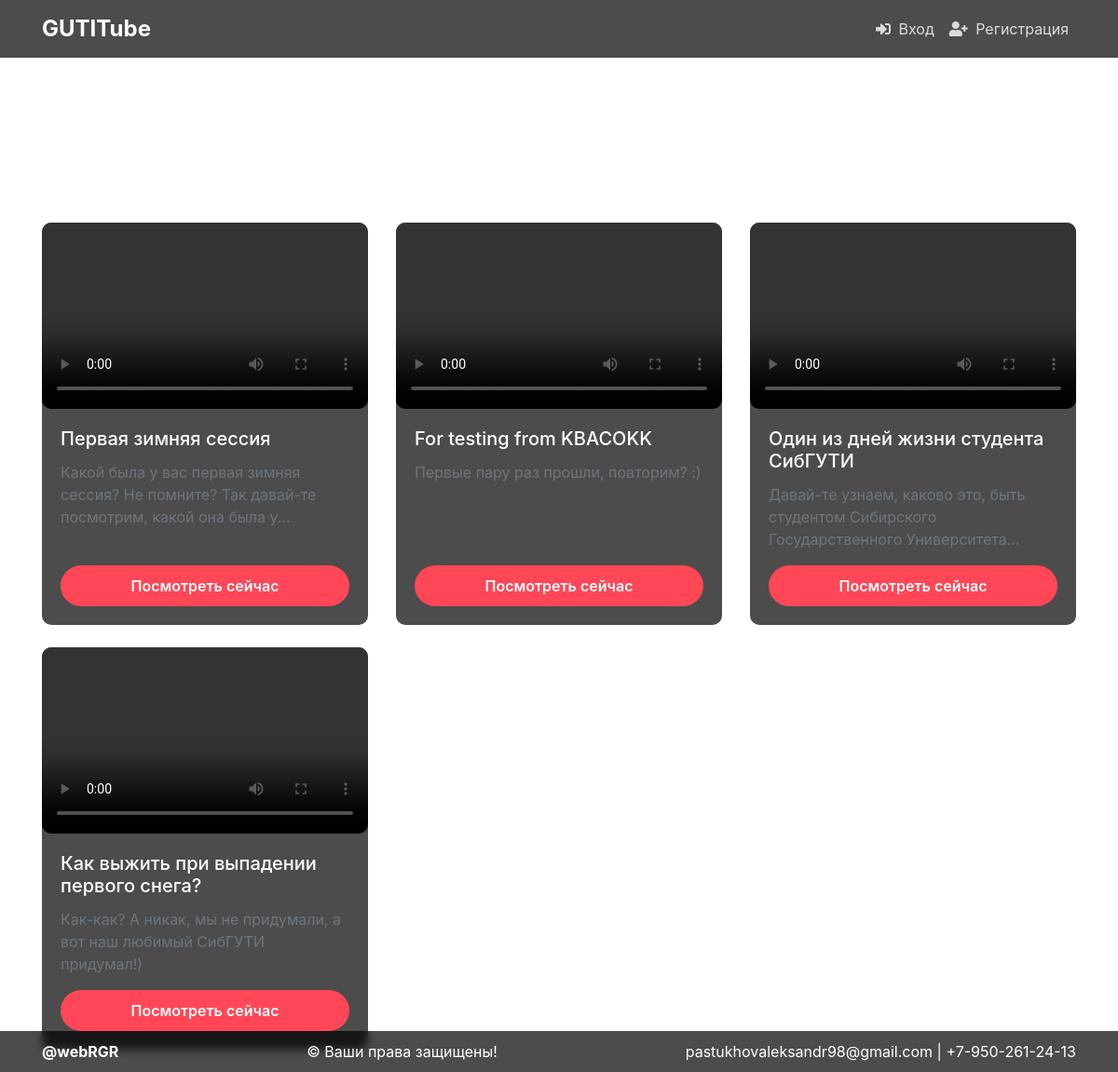
The page / on the database its author committed.
### main.py (models this page shows)
class Video(db.Model):
    id = db.Column(db.Integer, primary_key=True)
    title = db.Column(db.String(100), nullable=False)
    description = db.Column(db.Text)
    filename = db.Column(db.String(100), nullable=False)
    user_id = db.Column(db.Integer, db.ForeignKey('user.id'), nullable=False)
    comments = db.relationship('Comment', backref='video', lazy=True, cascade='all, delete-orphan')
    likes = db.relationship('Like', backref='video', lazy=True, cascade='all, delete-orphan')

### main.py (the view)
@app.route('/')
def index():
    videos = Video.query.all()
    return render_template('index.html', videos=videos)

### main.py (called while the page is built, shortened)
@app.context_processor
def inject_user():
    token = request.cookies.get('token')
    return {'current_user': None}

### templates/index.html (shortened to what this page needs)
{% extends "base.html" %}
{% block content %}
    <div class="text-center mb-5">
        <h1 class="display-4 font-weight-bold">Недавние видео</h1>
        <p class="lead">Ваши люди. Ваш контент. Ваше вдохновение</p>
    </div>
    <div class="row">
        {% for video in videos %}
            <div class="col-lg-4 col-md-6 mb-4">
                <div class="card h-100 d-flex flex-column">
                    <div class="card-img-top" style="height: 200px; overflow: hidden;">
                        <video width="100%" height="100%" style="object-fit: cover;" controls>
                            <source src="{{ url_for('uploaded_file', filename=video.filename) }}" type="video/mp4">
                        </video>
                    </div>
                    <div class="card-body d-flex flex-column">
                        <h5 class="card-title">{{ video.title }}</h5>
                        <p class="card-text text-muted">{{ video.description|truncate(100) }}</p>
                        <div class="mt-auto">
                            <a href="{{ url_for('video', video_id=video.id) }}" class="btn btn-primary btn-block">Посмотреть сейчас</a>
                        </div>
                    </div>
                </div>
            </div>
        {% endfor %}
    </div>
{% endblock %}

### templates/base.html (style rules this page uses)
body { background-image: url("https://i.ibb.co/dJB4X567/background.png"); background-repeat: no-repeat; background-position: center; background-size: cover; background-attachment: fixed; color: #fff; min-height: 100vh; }
.card { background-color: rgba(0, 0, 0, 0.7); border: none; border-radius: 10px; transition: transform 0.3s; color: #fff; }
.btn-primary { background-color: #ff4757; border: none; padding: 10px 25px; border-radius: 50px; font-weight: 600; transition: all 0.3s; }
video { border-radius: 10px; overflow: hidden; }
::placeholder { color: rgba(255, 255, 255, 0.5) !important; }

### rows shown on the page
Video: title "Первая зимняя сессия", description "Какой была у вас первая зимняя сессия? Не помните? Так давай-те посмотрим, какой она была у..."
Video: title "For testing from KBACOKK", description "Первые пару раз прошли, повторим? :)"
Video: title "Один из дней жизни студента СибГУТИ", description "Давай-те узнаем, каково это, быть студентом Сибирского Государственного Университета..."
Video: title "Как выжить при выпадении первого снега?", description "Как-как? А никак, мы не придумали, а вот наш любимый СибГУТИ придумал!)"
